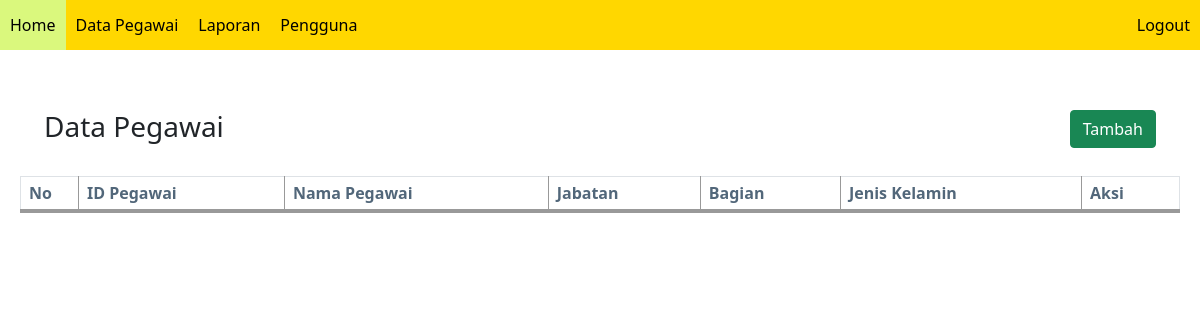
Page /pegawai.php (signed in) on the earlier database version.
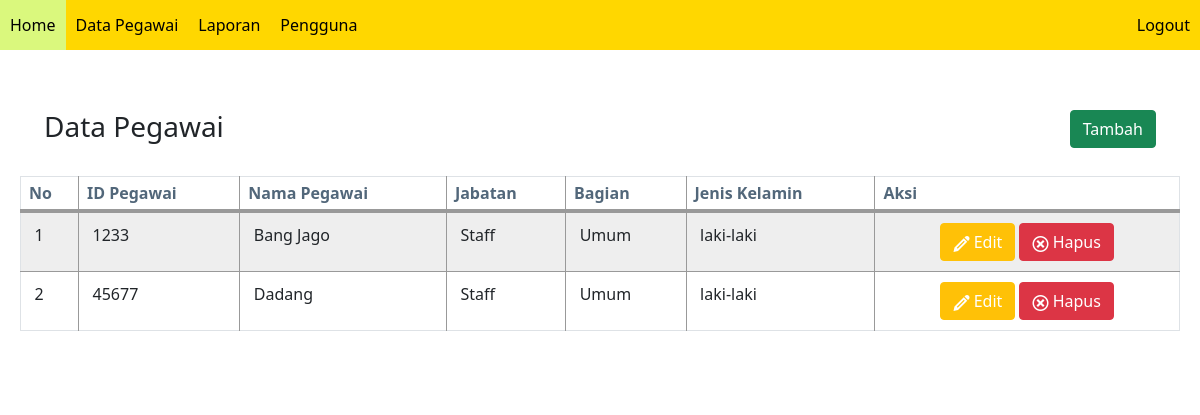
Same page on the later database version.
### tables this page shows
CREATE TABLE `pegawai` (
  `id_pegawai` int(11) NOT NULL,
  `tag_pegawai` int(11) DEFAULT NULL,
  `nama_pegawai` varchar(45) NOT NULL,
  `jabatan` varchar(150) DEFAULT NULL,
  `bagian` varchar(150) DEFAULT NULL,
  `jenis_kelamin` enum('laki-laki','perempuan') DEFAULT NULL,
  `status` enum('AKTIF','TIDAK AKTIF') DEFAULT 'AKTIF',
  `nilai_utility` double NOT NULL,
  `hasil_alternatif` double NOT NULL
);

### pegawai.php (the view, shortened to what the changed rows need)
<?php
include "header.php";
$page = isset($_GET['page']) ? $_GET['page'] : "";
?>
	<?php
	if ($page == 'form') {
	?>
		<div class="cell colspan2 align-right">
			<a href="pegawai.php" role="button" class="btn btn-info">Kembali</a>
		</div>
</div>
<p></p>
<?php
		if (isset($_POST['simpan'])) {
			$tagpegawai = $_POST['tag_pegawai'];
			$nama = $_POST['nama'];
			$jabatan = $_POST['jabatan'];
			$bagian = $_POST['bagian'];
			$jenis_kelamin = $_POST['jenis_kelamin'];
			$stmt2 = $db->prepare("insert into pegawai(id_pegawai,tag_pegawai,nama_pegawai,jabatan,bagian,jenis_kelamin) values('',?,?,?,?,?)");
			$stmt2->bindParam(1, $tagpegawai);
			$stmt2->bindParam(2, $nama);
			$stmt2->bindParam(3, $jabatan);
			$stmt2->bindParam(4, $bagian);
			$stmt2->bindParam(5, $jenis_kelamin);
			if ($stmt2->execute()) {
?>
		<script type="text/javascript">
			location.href = 'pegawai.php'
		</script>
	<?php
			} else {
	?>
		<script type="text/javascript">
			alert('Gagal menyimpan data')
		</script>
	<?php
			}
		}
		if (isset($_POST['update'])) {
			$id = $_POST['id'];
			$tagpegawai = $_POST['tag_pegawai'];
			$nama = $_POST['nama'];
			$jabatan = $_POST['jabatan'];
			$bagian = $_POST['bagian'];
			$jenis_kelamin = $_POST['jenis_kelamin'];
			$stmt2 = $db->prepare("update pegawai set tag_pegawai=?, nama_pegawai=?, jabatan=?, bagian=?, jenis_kelamin=? where id_pegawai=?");
			$stmt2->bindParam(1, $tagpegawai);
			$stmt2->bindParam(2, $nama);
			$stmt2->bindParam(3, $jabatan);
			$stmt2->bindParam(4, $bagian);
			$stmt2->bindParam(5, $jenis_kelamin);
			$stmt2->bindParam(6, $id);
			if ($stmt2->execute()) {
	?>
		<script type="text/javascript">
			location.href = 'pegawai.php'
		</script>
	<?php
			} else {
	?>
		<script type="text/javascript">
			alert('Gagal mengubah data')
		</script>
<?php
			}
		}
?>
<form class="form-horizontal" method="post">
	<div style="padding:10px 15px;" >
		<h4><u>Input Pegawai</u></h4></br>
	</div>
	<input type="hidden" name="id" value="<?php echo isset($_GET['id']) ? $_GET['id'] : ''; ?>">
	<div class="form-group row">
		<label>Kode Pegawai</label>
		<div class="input-control text full-size">
			<input type="number" name="tag_pegawai" placeholder="Kode Pegawai" value="<?php echo isset($_GET['tag_pegawai']) ? $_GET['tag_pegawai'] : ''; ?>">
		</div>
	</div>
	<div class="form-group row">
		<label>Nama Pegawai</label>
		<div class="input-control text full-size">
			<input type="text" name="nama" onkeypress="return event.charCode < 48 || event.charCode  >57" placeholder="Nama Pegawai" value="<?php echo isset($_GET['nama']) ? $_GET['nama'] : ''; ?>">
		</div>
	</div>
	<div class="form-group row">
		<label>Jabatan</label>
		<div class="input-control text full-size">
			<input type="text" name="jabatan" onkeypress="return event.charCode < 48 || event.charCode  >57" placeholder="Jabatan Pegawai" value="<?php echo isset($_GET['jabatan']) ? $_GET['jabatan'] : ''; ?>">
		</div>
	</div>
	<div class="form-group row">
		<label>Bagian</label>
		<div class="input-control text full-size">
			<input type="text" name="bagian" onkeypress="return event.charCode < 48 || event.charCode  >57" placeholder="Bagian Pegawai" value="<?php echo isset($_GET['bagian']) ? $_GET['bagian'] : ''; ?>">
		</div>
	</div>
	<div class="form-group row">
		<label class="col-sm-2 col-form-label">Jenis Kelamin</label>
		<div class="col-sm-2">
			<select class="form-select" name="jenis_kelamin" id="jenis_kelamin">
				<option value="laki-laki">Laki-Laki</option>
				<option value="perempuan">Perempuan</option>
			</select>
		</div>
		<script>
			var cek = <?php echo json_encode($_GET['jenis_kelamin']); ?>;
			document.getElementById("jenis_kelamin").value = cek;
		</script>
	</div>
	<?php
		if (isset($_GET['id'])) {
	?>
		<button type="submit" name="update" class="button warning">Update</button>
	<?php
		} else {
	?>
		<button type="submit" name="simpan" class="btn btn-primary mb-3">Simpan</button>
	<?php
		}
	?>
</form>
<?php
	} else {
	?>
	<table class="table striped hovered cell-hovered border bordered dataTable" data-role="datatable" data-searching="true">
		<thead>
			<tr>
				<th style="width: 5%;">No</th>
				<th>ID Pegawai</th>
				<th>Nama Pegawai</th>
				<th>Jabatan</th>
				<th>Bagian</th>
				<th>Jenis Kelamin</th>
				<th>Aksi</th>
			</tr>
		</thead>
		<tbody>
			<?php
			$stmt = $db->prepare("select * from pegawai");
			$stmt->execute();
			$no = 1;
			while ($row = $stmt->fetch()) {
			?>
				<tr>
					<td><?php echo $no++ ?></td>
					<td><?php echo $row['tag_pegawai'] ?></td>
					<td><?php echo $row['nama_pegawai'] ?></td>
					<td><?php echo $row['jabatan'] ?></td>
					<td><?php echo $row['bagian'] ?></td>
					<td><?php echo $row['jenis_kelamin'] ?></td>
					<td class="align-center">
						<a role="button" style="color: white;" class="btn btn-warning" href="?page=form&id=<?php echo $row['id_pegawai'] ?>
									&tag_pegawai=<?php echo $row['tag_pegawai'] ?>
									&nama=<?php echo $row['nama_pegawai'] ?>
									&jabatan=<?php echo $row['jabatan'] ?>
									&bagian=<?php echo $row['bagian'] ?>
									&jenis_kelamin=<?php echo $row['jenis_kelamin'] ?>" ><span class="mif-pencil icon"></span> Edit</a>
						<a role="button" style="color: white;" class="btn btn-danger" href="?page=hapus&id=<?php echo $row['id_pegawai'] ?>" class="button danger"><span class="mif-cancel icon"></span> Hapus</a>
					</td>
				</tr>
			<?php
			}
			?>
		</tbody>
	</table>
<?php
	}
	include "footer.php";
?>

Differences in the rows shown:
added pegawai: tag_pegawai "1233", nama_pegawai "Bang Jago", jabatan "Staff", bagian "Umum", jenis_kelamin "laki-laki"
added pegawai: tag_pegawai "45677", nama_pegawai "Dadang", jabatan "Staff", bagian "Umum", jenis_kelamin "laki-laki"
